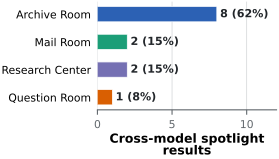

Here is the Python script that generated this plot:
#!/usr/bin/env python3
"""Draw the main communication channel for 13 cross-model results.

The dialogue-audited values are embedded. Each result is assigned to its most
important channel. The script reads no external data and writes a vector PDF
beside itself.
"""

from pathlib import Path
import os
import tempfile

os.environ.setdefault("MPLCONFIGDIR", os.path.join(tempfile.gettempdir(), "cross_model_channels_mplconfig"))
import matplotlib
matplotlib.use("Agg")
import matplotlib.pyplot as plt

OUT = Path(__file__).resolve().parent
CHANNELS = ["Archive Room", "Mail Room", "Research Center", "Question Room"]
VALUES = [8, 2, 2, 1]
TOTAL = 13
INK, MID, GRID = "#22262A", "#62686D", "#D4D6D8"
COLORS = ["#2C61B4", "#1B9E77", "#7570B3", "#D95F02"]

plt.rcParams.update({"font.family": "sans-serif", "font.sans-serif": ["DejaVu Sans"],
                     "font.size": 9.0, "axes.labelweight": "bold",
                     "figure.facecolor": "white",
                     "savefig.facecolor": "white", "savefig.bbox": None,
                     "pdf.fonttype": 42, "ps.fonttype": 42})


def main():
    assert sum(VALUES) == TOTAL
    fig, ax = plt.subplots(figsize=(3.20, 1.52))
    y = range(len(CHANNELS))
    ax.barh(y, VALUES, height=0.55, color=COLORS, edgecolor="white", linewidth=0.5)
    for yi, value in zip(y, VALUES):
        ax.text(value + 0.22, yi, f"{value} ({100 * value / TOTAL:.0f}%)",
                ha="left", va="center", fontsize=8.0, color=INK, fontweight="bold")
    ax.set_yticks(list(y), CHANNELS)
    ax.invert_yaxis()
    ax.set_xlim(0, 12)
    ax.set_xticks([0, 5, 10])
    ax.set_xlabel("Cross-model spotlight\nresults", labelpad=2, linespacing=0.95)
    ax.grid(axis="x", color=GRID, linewidth=0.55)
    ax.set_axisbelow(True)
    ax.spines[["top", "right", "left"]].set_visible(False)
    ax.spines["bottom"].set_color(MID)
    ax.tick_params(axis="y", length=0, pad=5, labelsize=7.8)
    ax.tick_params(axis="x", colors=MID, labelsize=7.8)
    fig.subplots_adjust(left=0.42, right=0.98, top=0.98, bottom=0.27)
    path = OUT / "cross_model_collaboration_channels.pdf"
    fig.savefig(path, bbox_inches="tight", pad_inches=0.015)
    print(f"wrote {path} ({path.stat().st_size:,} bytes)")
    plt.close(fig)


if __name__ == "__main__":
    main()
